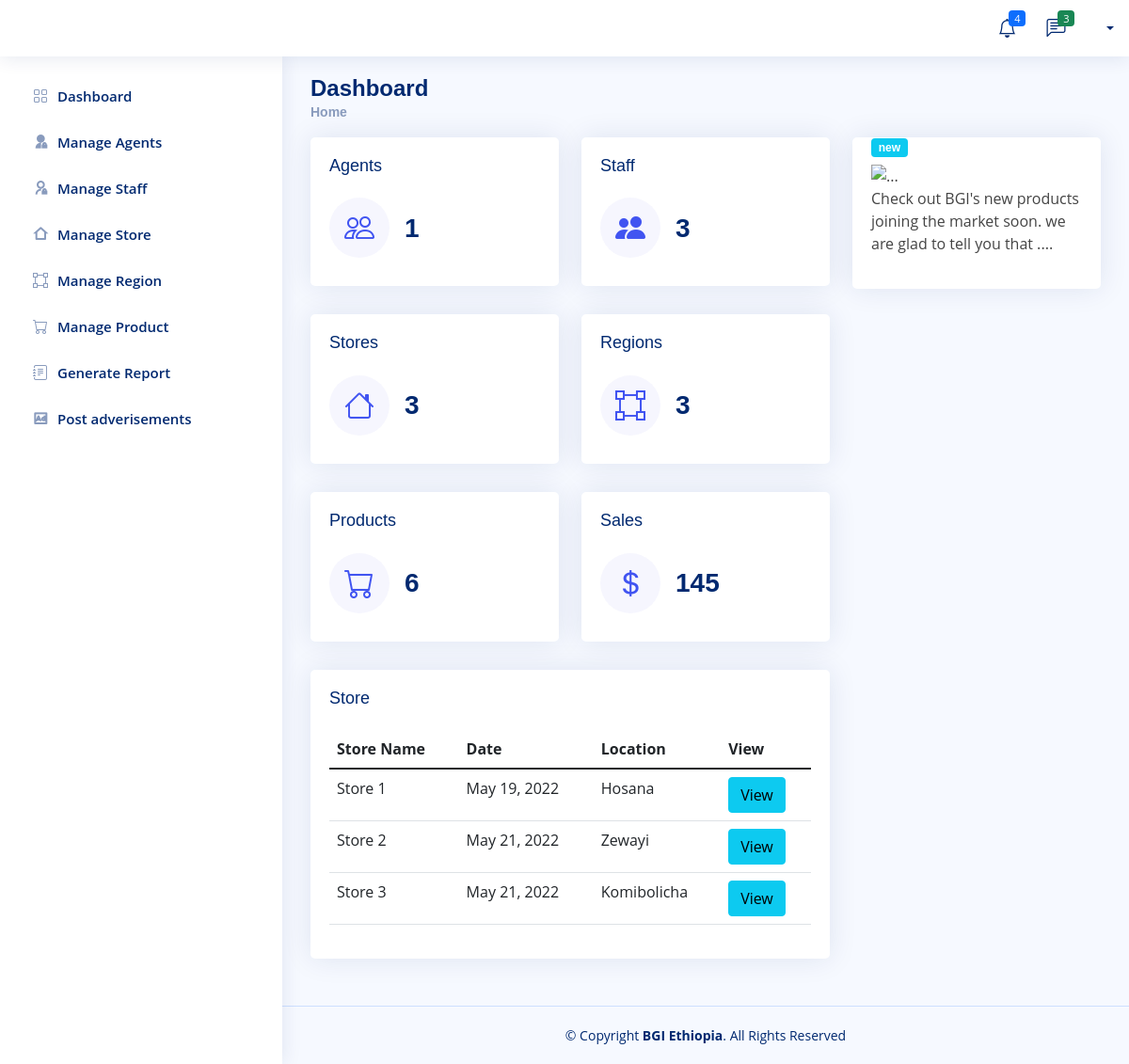
The page /BGI/store_dashboard on the database as committed earlier.
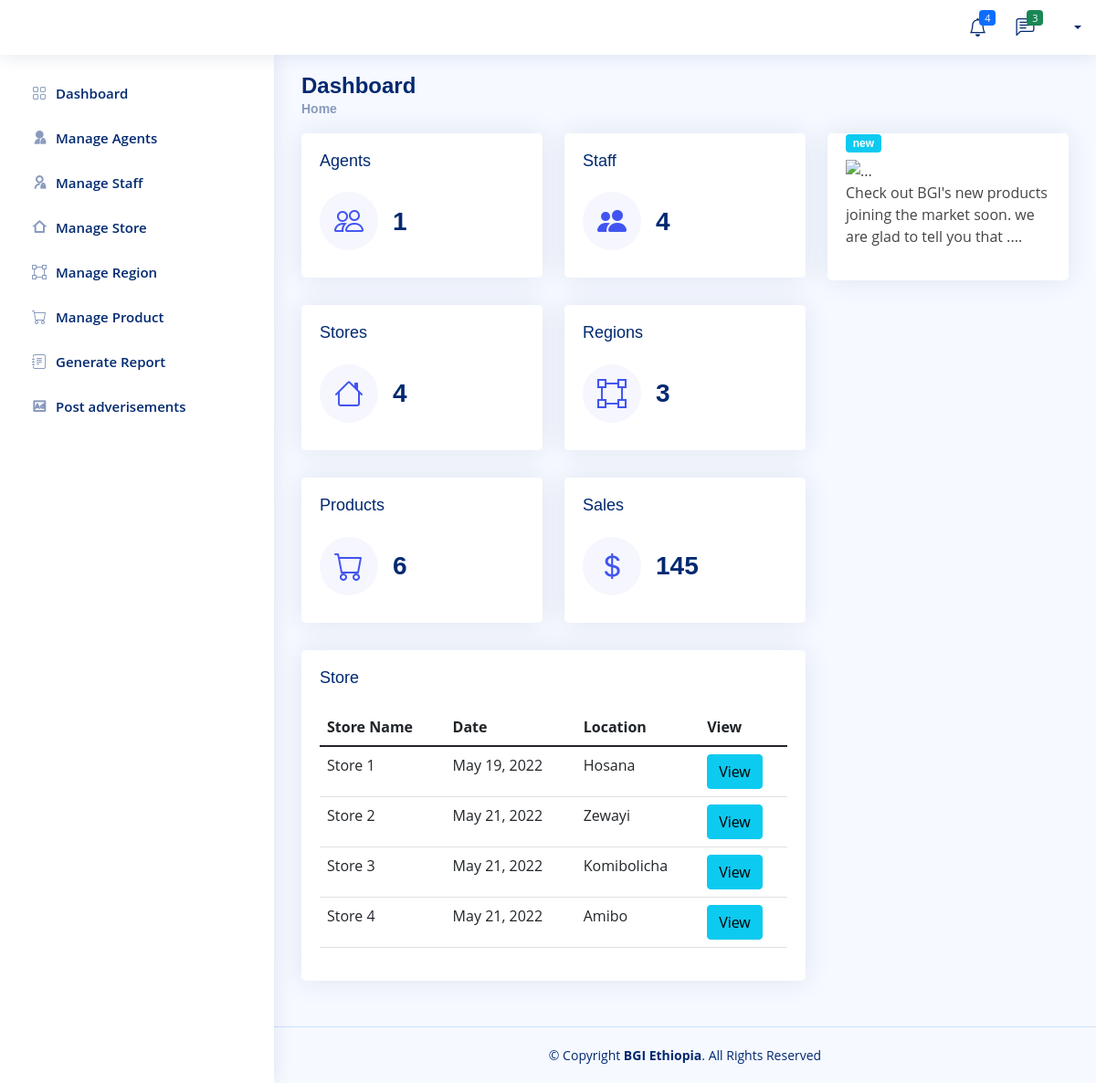
The same page on the database as committed later.
### Company/models.py (models this page shows, shortened)
class Company_Store(models.Model):
    Store_Name = models.CharField(max_length=200, null=True, unique=True)
    Address = models.CharField(max_length=200, null=True)
    date_created = models.DateField(auto_now_add=True, null=True)

### Company/views.py (the view)
# urls.py: path('store_dashboard',views.store_dashboard,name="dashbord-store"),
def store_dashboard(request):
    all_agent = Agent.objects.all()
    S_staff = Company_Store_Manager.objects.all()
    F_staff = Finance_Manager.objects.all()
    total_agent = all_agent.count()
    tottal_staff = S_staff.count() + F_staff.count()
    all_store = Company_Store.objects.all()
    tottal_store = all_store.count()
    all_region = Region.objects.all()
    tottal_region = all_region.count()
    all_product = Product.objects.all()
    tottal_product = all_product.count()
    staff_finance_manager = Finance_Manager.objects.all()
    staff_company_store_manager = Company_Store_Manager.objects.all()
    context = {
        'all_agent' : all_agent,
        'total_agent' :total_agent,
        'tottal_staff' : tottal_staff,
        'all_store' :all_store,
        'tottal_store' : tottal_store,
        'tottal_region': tottal_region,
        'tottal_product' : tottal_product,
        'all_product':all_product,
        'staff_finance_manager' :staff_finance_manager,
        'staff_company_store_manager':staff_company_store_manager,
    }
    return render(request,'Company/dashboard/store.html',context)

### Templates/Company/dashboard/store.html
  {% extends 'Company/dashboard/admin.html'%}
  {% block admin%}
                <div class="card-body">
                    <h5 class="card-title">Store</h5>
                  <table class="table datatable">
                    <thead>
                      <tr>
                        <th scope="col">Store Name</th>
                        <th scope="col">Date</th>
                        <th scope="col">Location</th>
                        <th scope="col">View</th>
                      </tr>
                    </thead>
                    <tbody>
                   {% for store in all_store %}
                      <tr>
                        <td>{{store.Store_Name}}</td>
                        <td>{{store.date_created}}</td>
                        <td>{{store.Address}}</td>
                        <td>  <a href="{% url 'store_detile' store.id %}" class="btn btn-info">View</a></td>
                      </tr>
                  {% endfor %}
                    </tbody>
                  </table>
              </div>
  {% endblock %}

Rows that differ between the two databases and show on the page:
added Company_Store: Store_Name "Store 4", date_created "May 21, 2022", Address "Amibo"
Other text that changed with them:
{{ tottal_staff }}: "3" → "4"
{{ tottal_store }}: "3" → "4"
